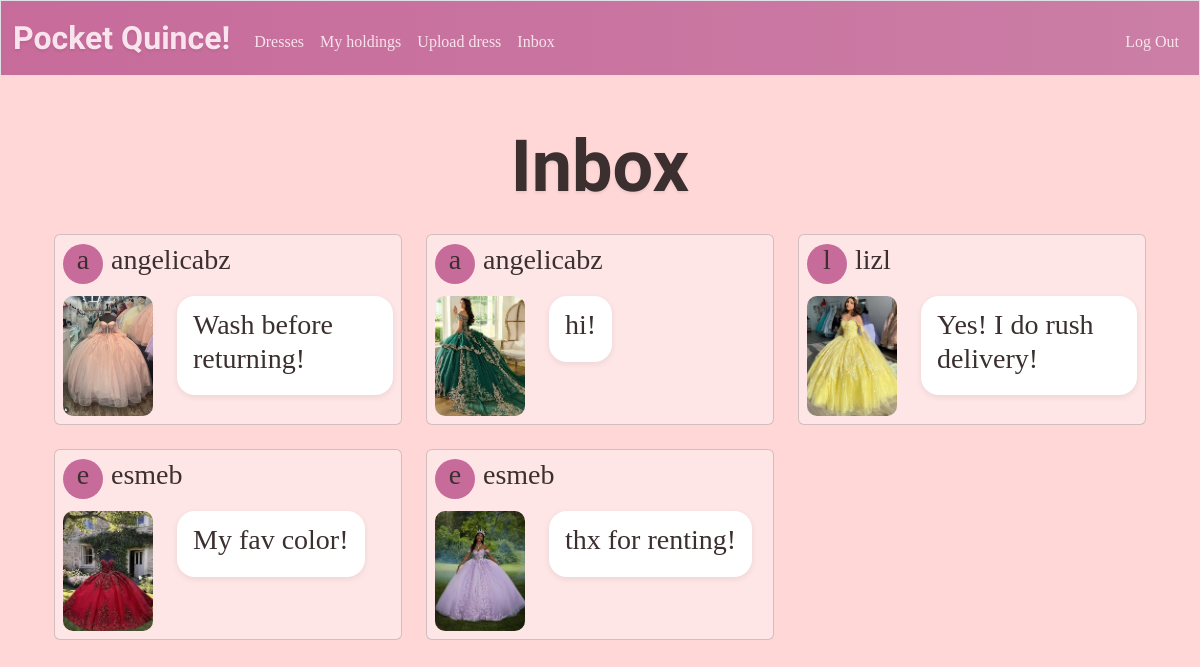
Screenshot of /messages (signed in) with the database file from the repository.
### tables this page shows
CREATE TABLE messages (
    id INTEGER PRIMARY KEY AUTOINCREMENT,
    sender_id   INTEGER NOT NULL,
    receiver_id INTEGER NOT NULL,
    dress_id    INTEGER,
    body        TEXT NOT NULL,
    created_at  TIMESTAMP DEFAULT CURRENT_TIMESTAMP,
    FOREIGN KEY (sender_id)   REFERENCES users(id),
    FOREIGN KEY (receiver_id) REFERENCES users(id),
    FOREIGN KEY (dress_id)    REFERENCES dresses(id)
);

CREATE TABLE users (
id INTEGER PRIMARY KEY AUTOINCREMENT NOT NULL, 
username TEXT NOT NULL UNIQUE, 
email TEXT NOT NULL, 
phone TEXT NOT NULL, 
hash TEXT NOT NULL
);

CREATE TABLE dresses (
    id INTEGER PRIMARY KEY AUTOINCREMENT,
    size TEXT NOT NULL,
    color TEXT NOT NULL,
    owner INTEGER NOT NULL,
    image_url TEXT,
    time_posted TEXT NOT NULL DEFAULT CURRENT_TIMESTAMP,
    FOREIGN KEY (owner) REFERENCES users(id)
);

### app.py (the view)
@app.route("/messages", methods=["GET", "POST"])
@login_required
def messages():
    db = get_db() # Set up database connection to wardrobe.db
    if request.method == "POST":
        receiver_id = request.form.get("receiver_id")
        content = request.form.get("body")
        dress_id = request.form.get("dress_id")
        if not receiver_id or not content or not dress_id:
            return apology("Missing message information")
        db.execute("INSERT INTO messages (sender_id, receiver_id, dress_id, body) VALUES (?,?,?,?)",
                     (session["user_id"], receiver_id, dress_id, content))
        db.commit() # Save database changes
        flash("Message sent!")
        return redirect("/messages") # Allow for messages to be viewed
    else:
        messages = db.execute("SELECT messages.*, users.username as sender_name, dresses.image_url, dresses.size, dresses.color FROM messages JOIN users ON messages.sender_id = users.id LEFT JOIN dresses ON dresses.id = messages.dress_id WHERE messages.receiver_id = ? ORDER BY messages.created_at DESC", (session["user_id"],)).fetchall()
        return render_template("messages.html", messages=messages)

### app.py (called while the page is built)
def get_db():
    if "db" not in g: # Check if database connection already exists
        g.db = sqlite3.connect(DATABASE) # Open database and store connection for reuse
        g.db.row_factory = sqlite3.Row # Enable dictionary-like row access for reading
    return g.db # Return database connection

@app.after_request
def after_request(response):
    response.headers["Cache-Control"] = "no-cache, no-store, must-revalidate"
    response.headers["Expires"] = 0
    response.headers["Pragma"] = "no-cache"
    return response

### help.py (called while the page is built)
def login_required(f):
    @wraps(f)
    def decorated_function(*args, **kwargs):
        if session.get("user_id") is None:
            return redirect("/login")
        return f(*args, **kwargs)
    return decorated_function

### templates/messages.html (shortened to what this page needs)
{% extends "layout.html" %}
{% block main %}
    <h2 class = "imperial">Inbox</h2>
    {%if messages|length == 0 %}
        <h3 class = "body-font">No messages yet</h3>
    {%else%}
        <div class="container mt-4">
            <div class="row">
                {% for message in messages %}
                <div class="col-md-4 mb-4">
                    <div class="card inbox-card p-2">
                        <div class = "message-header">
                            <div class = "message-header-left">
                                <div class = "message-icon">
                                      <h3 class="body-font">{{ message["sender_name"][0] }}</h3>
                                </div>
                                <div class = "message-meta body-font">
                                    <h3 class="body-font">{{ message["sender_name"] }}</h3>
                                </div>
                            </div>
                        </div>
                        <div class = "message-body">
                            <img class="inboxImg" src="{{ message['image_url'] }}">
                            <br>
                            <div class = "message-bubble body-font">
                                <h3 class="body-font">{{ message["body"] }}</h3>
                            </div>
                        </div>
                    </div>
                </div>
                {% endfor %}
            </div>
        </div>
    {% endif %}
{% endblock %}

### static/style.css (style rules this page uses)
body { background-color: #FFD7D7; }
.imperial { font-family: 'Imperial Script', cursive; text-shadow: 0px 2px 3px rgba(0,0,0,0.08); font-weight: 700; font-size: 450%; color: #3B2F2F; }
.body-font { font-family: 'Merriweather', serif; color: #3B2F2F }
.card { background-color: #FFE6E6; }
.inboxImg { width: 90px; height: 120px; object-fit: cover; border-radius: 10px; }
.inbox-card { display: flex; flex-direction: column; justify-content: space-between; height: 100%; max-width: 500px; margin: 0 auto; padding: 1rem 1rem; }
.message-header { display: flex; justify-content: space-between; margin-bottom: 0.7rem; }
.message-header-left { display: flex; align-items: center; gap: 0.5rem; }
.message-icon { width: 40px; height: 40px; border-radius: 50%; background: #C76B9B; color: #F9E3EC; display: flex; align-items: center; justify-content: center; font-weight: 700; font-family: 'Merriweather', serif; }
.message-body { display: flex; align-items: flex-start; gap: 0.75rem; }
.message-bubble { background: #fff; border-radius: 18px; padding: 0.75rem 1rem; box-shadow: 0 2px 6px rgba(0,0,0,0.08); font-size: 0.95rem; text-align: left; max-width: 100%; }

### rows the page displays
messages: username "a", sender_name "angelicabz", image_url (picture), body "Wash before returning!"
messages: username "a", sender_name "angelicabz", image_url (picture), body "hi!"
messages: username "l", sender_name "lizl", image_url (picture), body "Yes! I do rush delivery!"
messages: username "e", sender_name "esmeb", image_url (picture), body "My fav color!"
messages: username "e", sender_name "esmeb", image_url (picture), body "thx for renting!"
